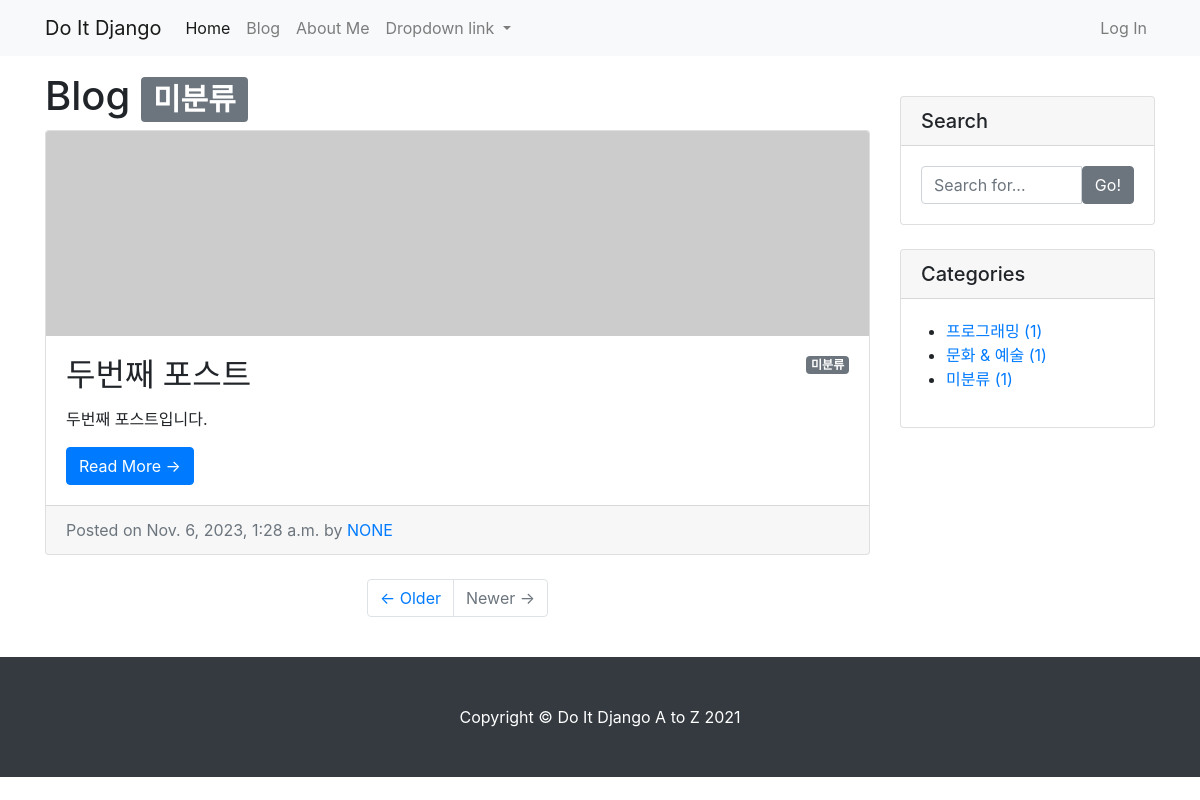
The app's page /blog/category/no_category/, older data.
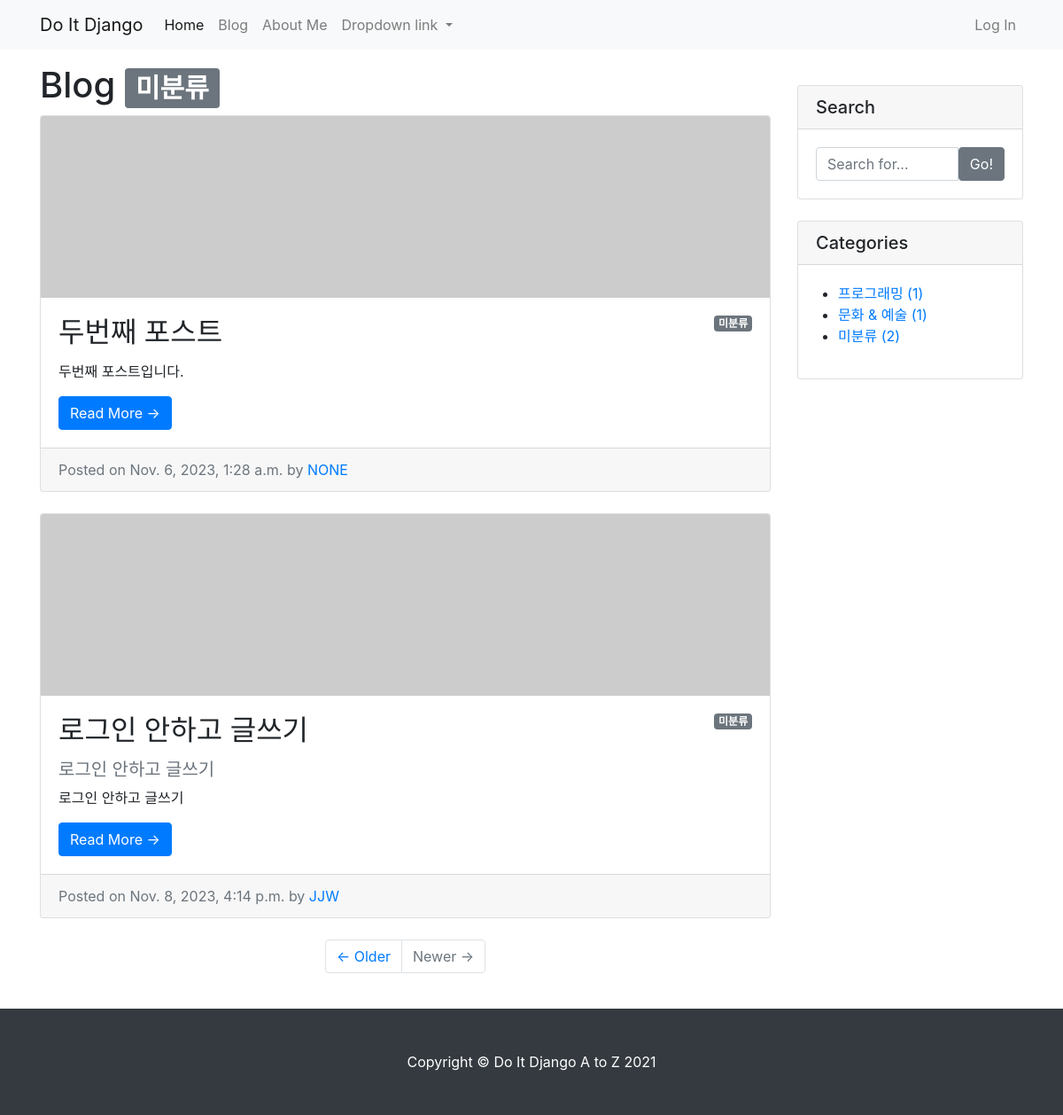
The same page, newer data.
### blog/models.py (models this page shows, shortened)
class Post(models.Model):
    title = models.CharField(max_length=30)
    hook_text = models.CharField(max_length=100, blank=True)
    content = models.TextField()
    head_image = models.ImageField(upload_to='blog/images/%Y/%m/%d/', blank=True)
    file_upload = models.FileField(upload_to='blog/files/%Y/%m/%d/', blank=True)
    created_at = models.DateTimeField(auto_now_add=True)
    updated_at = models.DateTimeField(auto_now=True)
    author = models.ForeignKey(User, null=True, blank=True, on_delete=models.SET_NULL)  # 작성자가 삭제되면 해당 작성자가 작성한 포스트에 작성자를 빈 칸으로 둔다.
    category = models.ForeignKey(Category, null=True, blank=True, on_delete=models.SET_NULL)
    tags = models.ManyToManyField(Tag, blank=True)  # ManyToManyField는 기본적으로 null=True가 설정되어 있어 따로 입력한 null=True는 효과가 없다.
    def get_absolute_url(self):
        return f'/blog/{self.pk}/'

class Category(models.Model):
    name = models.CharField(max_length=50, unique=True)
    slug = models.SlugField(max_length=200, unique=True, allow_unicode=True)
    def __str__(self):  # 해당 클래스로 만들어진 인스턴트 자체를 출력할 때, 문자열로 설명해주기 위한 메서드이다.
        return self.name
    def get_absolute_url(self):
        return f'/blog/category/{self.slug}/'
    class Meta:
        verbose_name_plural = 'Categories'  # admin 페이지 내의 자동으로 설정된 'Categorys'를 'Categories'로 변경

### blog/views.py (the view)
# urls.py: path('category/<str:slug>/', views.category_page),
def category_page(request, slug):
    if slug == 'no_category':
        category = '미분류'
        post_list = Post.objects.filter(category=None)
    else:
        category = Category.objects.get(slug=slug)
        post_list = Post.objects.filter(category=category)
    return render(
        request,
        'blog/post_list.html',
        {
            'post_list': post_list,
            'categories': Category.objects.all(),
            'no_category_post_count': Post.objects.filter(category=None).count(),
            'category': category,
        }
    )

### blog/templates/blog/post_list.html (shortened to what this page needs)
{% extends 'blog/base.html' %}
{% block main_area %}
    <h1>Blog
        {% if category %}<span class="badge badge-secondary">{{ category }}</span>{% endif %}
    </h1>
        {% if post_list.exists %}
            {% for p in post_list %}
                <div class="card mb-4" id="post-{{ p.pk }}">
                    {% if p.head_image %}
                    <img class="card-img-top" src="{{ p.head_image.url }}" alt="{{ p }} head image">
                    {% else %}
                    <img class="card-img-top" src="https://picsum.photos/seed/{{ p.id }}/800/200" alt="random_image">
                    {% endif %}
                    <div class="card-body">
                        {% if p.category %}
                            <span class="badge badge-secondary float-right">{{ p.category }}</span>
                        {% else %}
                            <span class="badge badge-secondary float-right">미분류</span>
                        {% endif %}
                        <h2 class="card-title">{{ p.title }}</h2>
                        {% if p.hook_text %}
                            <h5 class="text-muted">{{ p.hook_text }}</h5>
                        {% endif %}
                        <p class="card-text">{{ p.content | truncatewords:45 }}</p>
                        <a href="{{ p.get_absolute_url }}" class="btn btn-primary">Read More &rarr;</a>
                    </div>
                    <div class="card-footer text-muted">
                        Posted on {{ p.created_at }} by
                        <a href="#">{{ p.author | upper }}</a>
                    </div>
                </div>
            {% endfor %}
        {% else %}
            <h3>아직 게시물이 없습니다.</h3>
        {% endif %}
        <ul class="pagination justify-content-center mb-4">
            <li class="page-item">
                <a class="page-link" href="#">&larr; Older</a>
            </li>
            <li class="page-item disabled">
                <a class="page-link" href="#">Newer &rarr;</a>
            </li>
        </ul>
{% endblock %}

### blog/templates/blog/base.html (shortened to what this page needs)
<!DOCTYPE html>
<html>
{% load static %}
<head>
    <link rel="stylesheet" href="{% static 'blog/bootstrap/bootstrap.min.css' %}" media="screen">
</head>
<body>
    {% include 'blog/navbar.html' %}
    <div class="container my-3">
        <div class="row">
            <div class="col-md-8 col-lg-9" id="main-area">
                {% block main_area %}
                {% endblock %}
            </div>
            <div class="col-md-4 col-lg-3">
                <div class="card my-4">
                    <h5 class="card-header">Search</h5>
                    <div class="card-body">
                        <div class="input-group">
                            <input type="text" class="form-control" placeholder="Search for...">
                            <span class="input-group-btn">
                                <button class="btn btn-secondary" type="button">Go!</button>
                            </span>
                        </div>
                    </div>
                </div>
                <div class="card my-4">
                    <h5 class="card-header">Categories</h5>
                    <div class="card-body">
                        <div class="row">
                            <ul>
                                {% for category in categories %}
                                <li>
                                    <a href="{{ category.get_absolute_url }}">{{ category }} ({{ category.post_set.count }})</a>
                                </li>
                                {% endfor %}
                                <li>
                                    <a href="/blog/category/no_category/">미분류 ({{ no_category_post_count }})</a>
                                </li>
                            </ul>
                        </div>
                    </div>
                </div>
            </div>
        </div>
    </div>
    {% include 'blog/footer.html' %}
</body>
</html>

### blog/templates/blog/navbar.html (shortened to what this page needs)
<nav class="navbar navbar-expand-lg navbar-light bg-light">
    <div class="container">
        <a class="navbar-brand" href="/">Do It Django</a>
        <div class="collapse navbar-collapse" id="navbarNavDropdown">
            <ul class="navbar-nav">
                <li class="nav-item active">
                    <a class="nav-link" href="/">Home</a>
                </li>
                <li class="nav-item">
                    <a class="nav-link" href="/blog/">Blog</a>
                </li>
                <li class="nav-item">
                    <a class="nav-link" href="/about_me/">About Me</a>
                </li>
                <li class="nav-item dropdown">
                    <a class="nav-link dropdown-toggle" href="#" id="navbarDropdownMenuLink" role="button"
                        data-toggle="dropdown" aria-haspopup="true" aria-expanded="false">
                        Dropdown link
                    </a>
                </li>
            </ul>
            <ul class="navbar-nav ml-auto">
                <li class="nav-item">
                    <a class="nav-link" href="#" data-toggle="modal" data-target="#loginModal">Log In</a>
                </li>
            </ul>
        </div>
    </div>
</nav>

### blog/templates/blog/footer.html
<footer class="py-5 bg-dark">
  <div class="container">
    <p class="m-0 text-center text-white">
      Copyright &copy; Do It Django A to Z 2021
    </p>
  </div>
</footer>

Row changes from the older to the newer data that the page shows:
added Post: shows "미분류", title "로그인 안하고 글쓰기", hook_text "로그인 안하고 글쓰기", content "로그인 안하고 글쓰기", created_at "Nov. 8, 2023, 4:14 p.m.", author "JJW"
Text that changed along with them:
{{ no_category_post_count }}: "1" → "2"
